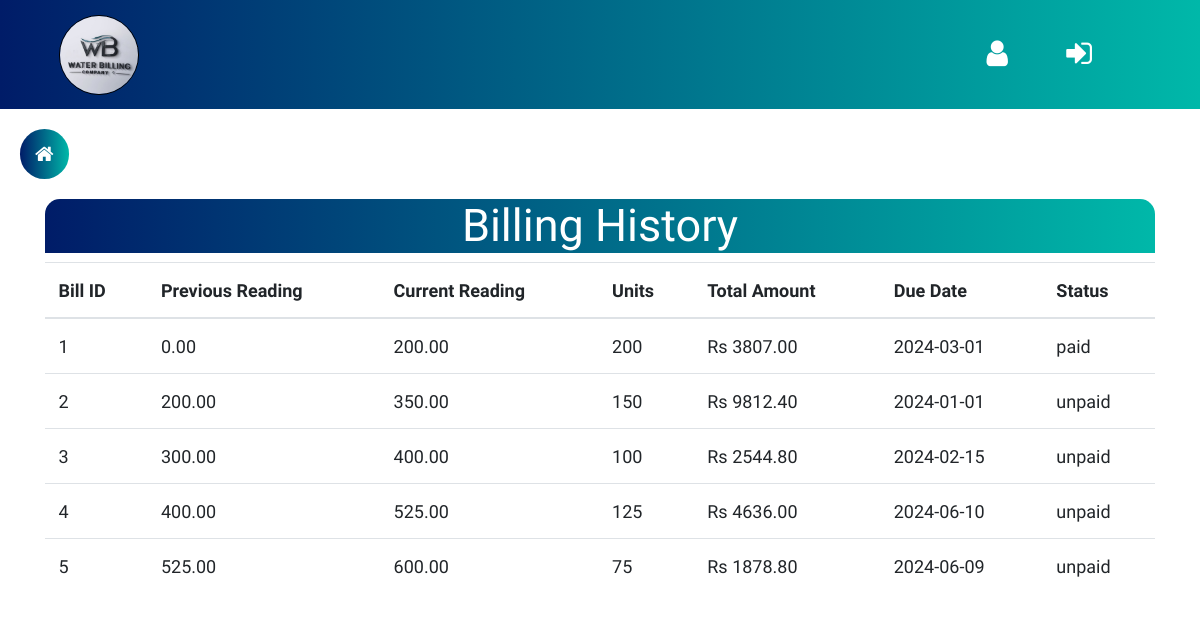
Page /users/user/Includes/billsRecord.php (signed in) on the committed database.
### tables this page shows
CREATE TABLE `bill` (
  `bill_id` int(11) NOT NULL,
  `user_id` int(11) NOT NULL,
  `reading_id` int(11) NOT NULL,
  `tariff_id` int(11) NOT NULL,
  `charge_id` int(11) DEFAULT NULL,
  `units` int(11) NOT NULL,
  `total_amount` decimal(10,2) NOT NULL,
  `payment_status` enum('paid','unpaid') NOT NULL DEFAULT 'unpaid',
  `due_date` date DEFAULT NULL
);

CREATE TABLE `meter_reading` (
  `reading_id` int(11) NOT NULL,
  `user_id` int(11) NOT NULL,
  `previous_reading_date` date NOT NULL,
  `previous_reading_value` decimal(10,2) NOT NULL,
  `current_reading_date` date NOT NULL,
  `current_reading_value` decimal(10,2) NOT NULL
);

### users/user/Includes/billsRecord.php (the view, shortened to what this page needs)
<?php
require_once('../../../connection/session.php');
$user_id = $_SESSION['uid'];
$sql = "SELECT b.bill_id, b.tariff_id, m.previous_reading_value, m.current_reading_date, m.current_reading_value, b.units, b.total_amount, b.payment_status, b.due_date
        FROM bill b
        JOIN meter_reading m ON b.reading_id = m.reading_id
        WHERE b.user_id = ?";
$stmt = $con->prepare($sql);
$stmt->bind_param("i", $user_id);
$stmt->execute();
$result = $stmt->get_result();
?>
<!DOCTYPE html>
<html lang="en">
<head>
    <link rel="stylesheet" href="https://cdn.jsdelivr.net/npm/bootstrap@4.0.0/dist/css/bootstrap.min.css"
>
    <link rel="stylesheet" href="https://cdnjs.cloudflare.com/ajax/libs/font-awesome/4.7.0/css/font-awesome.min.css">
    <link rel="stylesheet" href="../../../assets/style.css">
    <link rel="stylesheet" href="../assets/css/style.css">
</head>
<body>
    <?php
include "../userHeader.php";
include "../sidebar.php";
?>
    <div class="container">
        <div class="title">
            <h1>Billing History</h1>
        </div>
        <table class="table">
            <thead>
                <tr>
                    <th>Bill ID</th>
                    <th>Previous Reading</th>
                    <th>Current Reading</th>
                    <th>Units</th>
                    <th>Total Amount</th>
                    <th>Due Date</th>
                    <th>Status</th>
                </tr>
            </thead>
            <tbody>
                <?php
            if ($result->num_rows > 0) {
                while ($row = $result->fetch_assoc()) {
                    ?>
                <tr>
                    <td><?= $row['bill_id'] ?></td>
                    <td><?= $row['previous_reading_value'] ?></td>
                    <td><?= $row['current_reading_value'] ?></td>
                    <td><?= $row['units'] ?></td>
                    <td><?= 'Rs ' . $row['total_amount'] ?></td>
                    <td><?= $row['due_date'] ?></td>
                    <td><?= $row['payment_status'] ?></td>
                </tr>
                <?php
                }
            } else {
                ?>
                <tr>
                    <td colspan="7">No billing history found for this user.</td>
                </tr>
                <?php
            }
            ?>
            </tbody>
        </table>
    </div>
</body>
</html>

### assets/style.css (style rules this page uses)
* { margin: 0; padding: 0; font-family: "Work Sans", sans-serif; font-size: 18px; }
.title { margin-left: 0px; margin-right: 0px; color: #fff; font-size: 35px; font-weight: 600; text-align: center; line-height: 100px; border-radius: 15px 15px 0px 0px; background: linear-gradient(to right, #001c68, #00b8a9); }

### users/user/assets/css/style.css (style rules this page uses)
* { margin: 0; padding: 0; font-family: "Work Sans", sans-serif; font-size: 18px; }

### rows in the picture
bill: bill_id "1", reading.previous_reading_value "0.00", reading.current_reading_value "200.00", units "200", total_amount "3807.00", due_date "2024-03-01", payment_status "paid"
bill: bill_id "2", reading.previous_reading_value "200.00", reading.current_reading_value "350.00", units "150", total_amount "9812.40", due_date "2024-01-01", payment_status "unpaid"
bill: bill_id "3", reading.previous_reading_value "300.00", reading.current_reading_value "400.00", units "100", total_amount "2544.80", due_date "2024-02-15", payment_status "unpaid"
bill: bill_id "4", reading.previous_reading_value "400.00", reading.current_reading_value "525.00", units "125", total_amount "4636.00", due_date "2024-06-10", payment_status "unpaid"
bill: bill_id "5", reading.previous_reading_value "525.00", reading.current_reading_value "600.00", units "75", total_amount "1878.80", due_date "2024-06-09", payment_status "unpaid"
